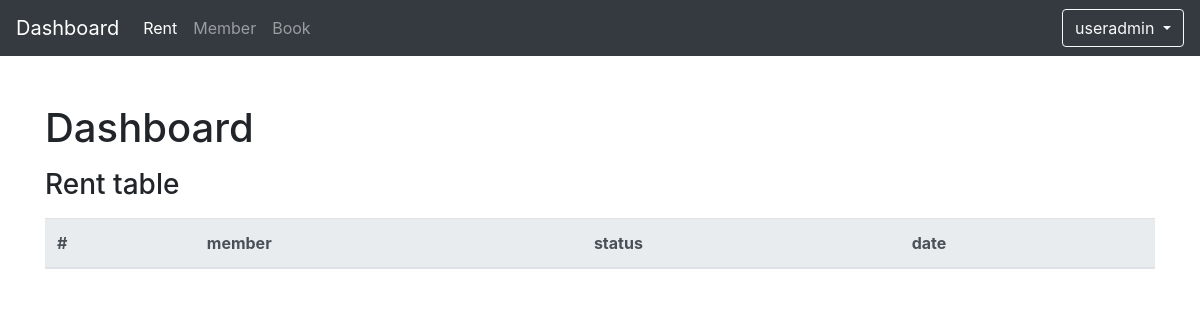
The page /dashboard (signed in) on the database as committed earlier.
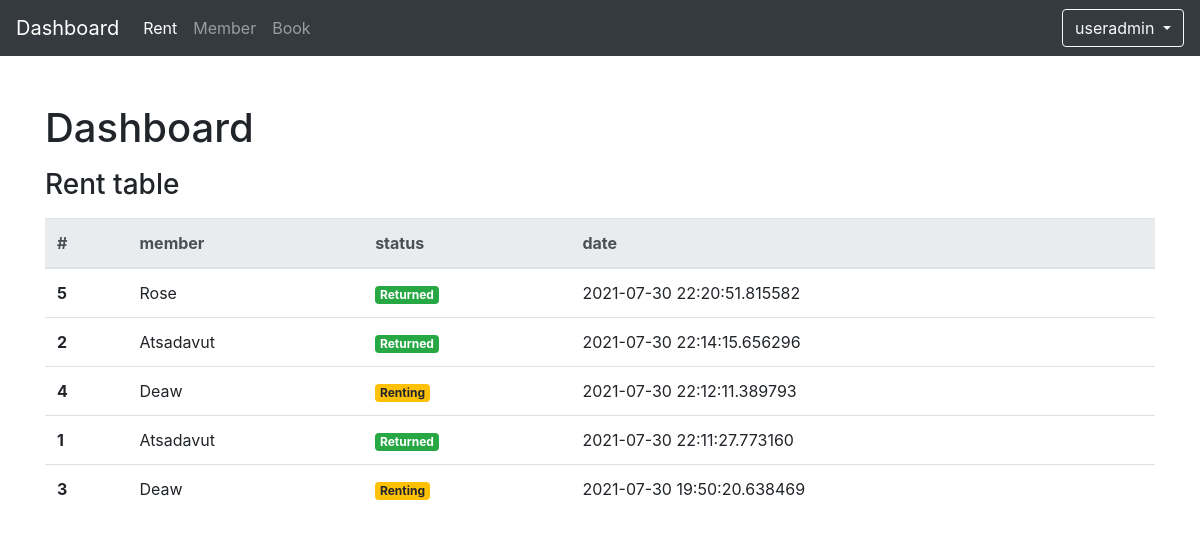
The same page on the database as committed later.
### tables this page shows
CREATE TABLE 'rent' ('rt_id' integer PRIMARY KEY NOT NULL, 'mb_id' integer NOT NULL, 'rt_price' integer NOT NULL, 'rt_create_at' datetime, 'rt_create_by' integer, 'rt_status' text NOT NULL DEFAULT 'renting');

CREATE TABLE 'members' ('mb_id' integer PRIMARY KEY NOT NULL,'mb_code' text,'mb_name' text NOT NULL  , 'mb_credit' INTEGER NOT NULL DEFAULT 0, 'mb_active' INTEGER NOT NULL DEFAULT 'true');

### app.py (the view)
@app.route("/dashboard")
@login_required
def dashboard():
    rents = []
    with sqlite3.connect("book_rental_shop.db") as con:
        cur = con.cursor()
        data = cur.execute("SELECT rent.rt_id, members.mb_name, rent.rt_status, rent.rt_create_at FROM rent JOIN members on members.mb_id = rent.mb_id ORDER BY rent.rt_create_at DESC")
        for row in data:
            rents.append({
                "id":row[0],
                "member":row[1],
                "status":row[2],
                "date":row[3]
            })
        con.commit()
    return render_template("dashboard.html",rents = rents)

### helpers.py (called while the page is built)
def login_required(f):
    @wraps(f)
    def decorated_function(*args, **kwargs):
        if session.get("user_id") is None:
            return redirect("/login")
        return f(*args, **kwargs)
    return decorated_function

### templates/dashboard.html (shortened to what this page needs)
<!DOCTYPE html>
<html lang="en">
<head>
    <link rel="stylesheet" href="https://cdn.jsdelivr.net/npm/bootstrap@4.5.3/dist/css/bootstrap.min.css">
    <link href="./../static/css/styles.css" rel="stylesheet">
</head>
<body>
    {% include 'layout/nav-bar.html' %}
    <div class="container">
        <h1 class="mt-5 mb-3">Dashboard</h1>
        <h3 class="mb-3">Rent table</h3>
        <table class="table">
            <thead class="thead-light">
                <tr>
                    <th scope="col">#</th>
                    <th scope="col">member</th>
                    <th scope="col">status</th>
                    <th scope="col">date</th>
                </tr>
            </thead>
            <tbody>
                {% for rent in rents %}
                <tr>
                    <th scope="row">{{ rent.id }}</th>
                    <td>{{ rent.member }}</td>
                    <td>
                        {% if rent.status == 'renting' %}
                        <span class="badge badge-warning">Renting</span> {% endif %} {% if rent.status == 'returned' %}
                        <span class="badge badge-success">Returned</span> {% endif %}
                    </td>
                    <td>{{ rent.date }}</td>
                </tr>
                {% endfor %}
            </tbody>
        </table>
    </div>
</body>
</html>

### templates/layout/nav-bar.html (shortened to what this page needs)
<nav class="navbar navbar-expand-lg navbar-dark bg-dark">
    <a class="navbar-brand" href="/dashboard">Dashboard</a>
    <div class="collapse navbar-collapse" id="navbarSupportedContent">
        <ul class="navbar-nav mr-auto">
            <li class="nav-item active">
                <a class="nav-link" href="/rent">Rent</a>
            </li>
            <li class="nav-item">
                <a class="nav-link" href="/member">Member</a>
            </li>
            <li class="nav-item">
                <a class="nav-link" href="/books">Book</a>
            </li>
        </ul>
        <div class="navbar-nav form-inline my-2 my-lg-0">
            <div class="dropdown">
                <button class="btn btn-outline-light dropdown-toggle" type="button" id="userprofile" data-toggle="dropdown" aria-haspopup="true" aria-expanded="false">
                  {{session["username"]}}
                </button>
            </div>
        </div>
    </div>
</nav>

Rows that differ between the two databases and show on the page:
added rent: id "5", member "Rose", rt_status "Returned", date "2021-07-30 22:20:51.815582"
added rent: id "2", member "Atsadavut", rt_status "Returned", date "2021-07-30 22:14:15.656296"
added rent: id "4", member "Deaw", rt_status "Renting", date "2021-07-30 22:12:11.389793"
added rent: id "1", member "Atsadavut", rt_status "Returned", date "2021-07-30 22:11:27.773160"
added rent: id "3", member "Deaw", rt_status "Renting", date "2021-07-30 19:50:20.638469"
